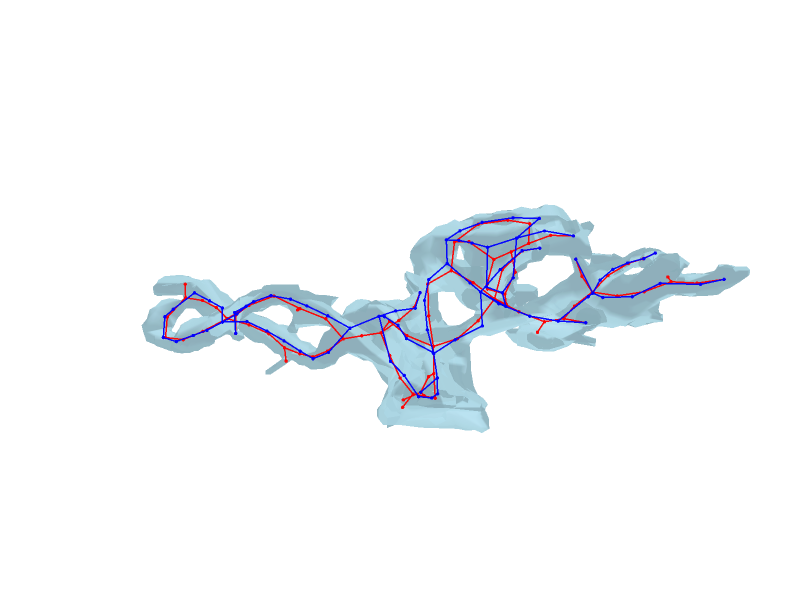

Here is the notebook cell this chart was saved with:
### Markdown cell above
## Basis optimization

Resample the skeleton into a morphology basis and move nodes with `BasisOptimizer` before any radius fitting. The figure overlays the original basis (red) and the optimized basis (blue).

### Code cell
basis = MorphologyGraph.from_skeleton_graph_resample(
    skeleton,
    float(params["max_edge_length"]),
)
print(
    f"Initial basis: {basis.number_of_nodes()} nodes, "
    f"{basis.number_of_edges()} edges"
)

optimizer = BasisOptimizer(basis, mm.mesh, params["optimizer_options"])
optimized_basis = optimizer.optimize()
stats = optimizer.get_optimization_stats()
print("Basis optimization statistics:")
for key, value in stats.items():
    print(f"  {key}: {value}")

basis_opt_fig: "go.Figure" = mm.visualize_mesh_3d(
    skel=[basis, optimized_basis],
    show_axes=False,
    title="",
    skel_color=["red", "blue"],
    skel_line_width=3.0,
    skel_marker_size=2.0,
)
basis_opt_fig.update_layout(
    scene=dict(
        camera=dict(
            eye={"x": eye_coord[0], "y": eye_coord[1], "z": eye_coord[2]},
            projection=dict(type="perspective"),
        ),
        aspectmode="data",
    )
)
basis_opt_fig.write_image(
    f"{fig_out_dir}/TS{spine_idx}_mel{params['max_edge_length_tag']}_basis_opt.pdf",
    format="pdf",
    engine="kaleido",
    width=600,
    height=450,
    scale=pdf_scale,
)
basis_opt_fig.show()
